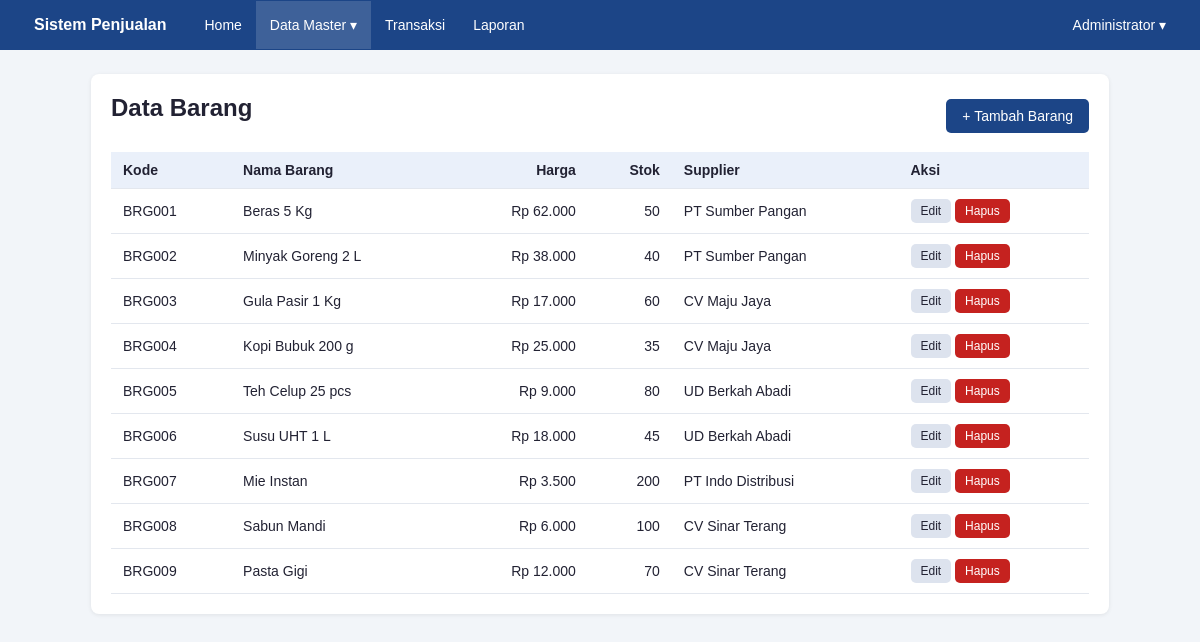
Screenshot of /Modul-8/25-113_Abdul_Rahman_Malik/barang.php (signed in) with the database file from the repository.
### tables this page shows
CREATE TABLE barang (
  id          INT AUTO_INCREMENT PRIMARY KEY,
  kode_barang VARCHAR(10) NOT NULL UNIQUE,
  nama_barang VARCHAR(100) NOT NULL,
  harga       INT NOT NULL,
  stok        INT NOT NULL DEFAULT 0,
  supplier_id INT NOT NULL,
  CONSTRAINT fk_barang_supplier FOREIGN KEY (supplier_id)
    REFERENCES supplier(id) ON DELETE RESTRICT ON UPDATE CASCADE
);

CREATE TABLE supplier (
  id     INT AUTO_INCREMENT PRIMARY KEY,
  nama   VARCHAR(100) NOT NULL,
  telp   VARCHAR(12),
  alamat TEXT
);

### Modul-8/25-113_Abdul_Rahman_Malik/fungsi.php (called while the page is built, shortened)
<?php
function e($teks)
{
    return htmlspecialchars((string)$teks, ENT_QUOTES, 'UTF-8');
}
function rupiah($angka)
{
    return 'Rp ' . number_format((int)$angka, 0, ',', '.');
}

### Modul-8/25-113_Abdul_Rahman_Malik/barang.php (the view, shortened to what this page needs)
<?php
require_once __DIR__ . '/midlewire.php';
$aksi      = $_GET['aksi'] ?? '';
$mode_form = in_array($aksi, ['tambah', 'edit'], true);
if ($mode_form) {
    $error = [];
    $supplier = $koneksi->query('SELECT id, nama FROM supplier ORDER BY nama')->fetch_all(MYSQLI_ASSOC);
    $id_supplier_valid = array_map('intval', array_column($supplier, 'id'));
    $id_edit   = (int)($_GET['id'] ?? ($_POST['id_asli'] ?? 0));
    $mode_edit = $id_edit > 0;
    if ($_SERVER['REQUEST_METHOD'] === 'POST') {
        cek_csrf();
        $kode        = strtoupper(trim($_POST['kode_barang'] ?? ''));
        $nama        = trim($_POST['nama_barang'] ?? '');
        $harga_txt   = trim($_POST['harga'] ?? '');
        $stok_txt    = trim($_POST['stok'] ?? '');
        $supplier_id = (int)($_POST['supplier_id'] ?? 0);
        if ($kode === '') {
            $error['kode_barang'] = 'Kode barang wajib diisi.';
        } elseif (!preg_match('/^[A-Z0-9_-]{1,10}$/', $kode)) {
            $error['kode_barang'] = 'Kode hanya huruf, angka, strip, dan garis bawah (maksimal 10 karakter).';
        } else {
            $cek = $koneksi->prepare('SELECT 1 FROM barang WHERE kode_barang = ? AND id <> ?');
            $cek->bind_param('si', $kode, $id_edit);
            $cek->execute();
            if ($cek->get_result()->num_rows > 0) {
                $error['kode_barang'] = 'Kode barang sudah dipakai.';
            }
        }
        if ($nama === '') {
            $error['nama_barang'] = 'Nama barang wajib diisi.';
        } elseif (panjang_teks($nama) > 100) {
            $error['nama_barang'] = 'Nama barang maksimal 100 karakter.';
        }
        if (!ctype_digit($harga_txt) || (int)$harga_txt < 1 || strlen($harga_txt) > 9) {
            $error['harga'] = 'Harga harus angka bulat lebih dari 0.';
        }
        if (!ctype_digit($stok_txt) || strlen($stok_txt) > 9) {
            $error['stok'] = 'Stok harus angka bulat, minimal 0.';
        }
        if (!in_array($supplier_id, $id_supplier_valid, true)) {
            $error['supplier_id'] = 'Pilih supplier yang valid.';
        }
        if (!$error) {
            $harga = (int)$harga_txt;
            $stok  = (int)$stok_txt;
            if ($mode_edit) {
                $st = $koneksi->prepare('UPDATE barang SET kode_barang = ?, nama_barang = ?, harga = ?, stok = ?, supplier_id = ? WHERE id = ?');
                $st->bind_param('ssiiii', $kode, $nama, $harga, $stok, $supplier_id, $id_edit);
                $pesan = 'Barang berhasil diperbarui.';
            } else {
                $st = $koneksi->prepare('INSERT INTO barang (kode_barang, nama_barang, harga, stok, supplier_id) VALUES (?, ?, ?, ?, ?)');
                $st->bind_param('ssiii', $kode, $nama, $harga, $stok, $supplier_id);
                $pesan = 'Barang berhasil ditambahkan.';
            }
            $st->execute();
            set_flash('sukses', $pesan);
            redirect('barang.php');
        }
        $data = ['kode_barang' => $kode, 'nama_barang' => $nama, 'harga' => $harga_txt, 'stok' => $stok_txt, 'supplier_id' => $supplier_id];
    } elseif ($mode_edit) {
        $st = $koneksi->prepare('SELECT kode_barang, nama_barang, harga, stok, supplier_id FROM barang WHERE id = ?');
        $st->bind_param('i', $id_edit);
        $st->execute();
        $data = $st->get_result()->fetch_assoc();
        if (!$data) {
            set_flash('error', 'Data barang tidak ditemukan.');
            redirect('barang.php');
        }
    } else {
        $data = ['kode_barang' => '', 'nama_barang' => '', 'harga' => '', 'stok' => '0', 'supplier_id' => 0];
    }
    $judul = $mode_edit ? 'Edit Barang' : 'Tambah Barang';
} else {
    $judul = 'Data Barang';
    $data = $koneksi->query(
        'SELECT b.*, s.nama AS nama_supplier
         FROM barang b
         LEFT JOIN supplier s ON s.id = b.supplier_id
         ORDER BY b.id ASC'
    )->fetch_all(MYSQLI_ASSOC);
}
require 'header.php';
if ($mode_form):
?>
<div class="kartu" style="max-width:560px">
    <h1><?= e($judul) ?></h1>
    <form action="" method="post">
        <?= csrf_input() ?>
        <input type="hidden" name="id_asli" value="<?= $mode_edit ? $id_edit : 0 ?>">
        <label for="kode_barang">Kode Barang</label>
        <input type="text" id="kode_barang" name="kode_barang" maxlength="10" value="<?= e($data['kode_barang']) ?>">
        <span class="error-field"><?= e($error['kode_barang'] ?? '') ?></span>
        <label for="nama_barang">Nama Barang</label>
        <input type="text" id="nama_barang" name="nama_barang" maxlength="100" value="<?= e($data['nama_barang']) ?>">
        <span class="error-field"><?= e($error['nama_barang'] ?? '') ?></span>
        <label for="harga">Harga (Rp)</label>
        <input type="number" id="harga" name="harga" min="1" step="1" value="<?= e($data['harga']) ?>">
        <span class="error-field"><?= e($error['harga'] ?? '') ?></span>
        <label for="stok">Stok</label>
        <input type="number" id="stok" name="stok" min="0" step="1" value="<?= e($data['stok']) ?>">
        <span class="error-field"><?= e($error['stok'] ?? '') ?></span>
        <label for="supplier_id">Supplier</label>
        <select id="supplier_id" name="supplier_id">
            <option value="">Pilih supplier</option>
            <?php foreach ($supplier as $s): ?>
                <option value="<?= (int)$s['id'] ?>" <?= (int)$data['supplier_id'] === (int)$s['id'] ? 'selected' : '' ?>><?= e($s['nama']) ?></option>
            <?php endforeach; ?>
        </select>
        <span class="error-field"><?= e($error['supplier_id'] ?? '') ?></span>
        <p>
            <button type="submit" class="btn btn-utama">Simpan</button>
            <a href="barang.php" class="btn">Batal</a>
        </p>
    </form>
</div>
<?php else: ?>
<div class="kartu">
    <div class="atas-tabel">
        <h1>Data Barang</h1>
        <a href="barang.php?aksi=tambah" class="btn btn-utama">+ Tambah Barang</a>
    </div>
    <div class="bungkus-tabel">
    <table>
        <tr><th>Kode</th><th>Nama Barang</th><th class="teks-kanan">Harga</th><th class="teks-kanan">Stok</th><th>Supplier</th><th>Aksi</th></tr>
        <?php foreach ($data as $r): ?>
        <tr>
            <td><?= e($r['kode_barang']) ?></td>
            <td><?= e($r['nama_barang']) ?></td>
            <td class="teks-kanan"><?= e(rupiah($r['harga'])) ?></td>
            <td class="teks-kanan"><?= (int)$r['stok'] ?></td>
            <td><?= e($r['nama_supplier'] ?? '-') ?></td>
            <td class="aksi">
                <a href="barang.php?aksi=edit&amp;id=<?= (int)$r['id'] ?>" class="btn btn-kecil">Edit</a>
                <form action="" method="post" class="inline"
                      onsubmit="return confirm('Hapus barang ini?')">
                    <button type="submit" class="btn btn-kecil btn-merah">Hapus</button>
                </form>
            </td>
        </tr>
        <?php endforeach; ?>
    </table>
    </div>
</div>
<?php endif; ?>
<?php require 'footer.php'; ?>

### Modul-8/25-113_Abdul_Rahman_Malik/style.css (style rules this page uses)
* { box-sizing: border-box; }
body { margin: 0; font-family: Arial, Helvetica, sans-serif; background: #f2f5f9; color: #223; }
a { color: #1a5fb4; }
.kartu { background: #fff; border-radius: 8px; padding: 20px; box-shadow: 0 1px 4px rgba(0,0,0,.08); margin-bottom: 20px; }
h1 { margin-top: 0; font-size: 24px; }
.bungkus-tabel { overflow-x: auto; }
table { width: 100%; border-collapse: collapse; background: #fff; }
th, td { padding: 10px 12px; border-bottom: 1px solid #e3e7ee; text-align: left; font-size: 14px; }
th { background: #eaf0fa; }
.teks-kanan { text-align: right; }
form.inline { display: inline; }
.btn { display: inline-block; padding: 9px 16px; border: 0; border-radius: 5px; cursor: pointer; font-size: 14px; text-decoration: none; background: #dde3ee; color: #223; }
.btn-utama { background: #1c4587; color: #fff; }
.btn-merah { background: #c5221f; color: #fff; }
.btn-kecil { padding: 5px 10px; font-size: 12px; }
.aksi { white-space: nowrap; }
.atas-tabel { display: flex; justify-content: space-between; align-items: center; margin-bottom: 14px; }

### rows the page displays
barang: kode_barang "BRG001", nama_barang "Beras 5 Kg", harga "Rp 62.000", stok "50", supplier.nama "PT Sumber Pangan"
barang: kode_barang "BRG002", nama_barang "Minyak Goreng 2 L", harga "Rp 38.000", stok "40", supplier.nama "PT Sumber Pangan"
barang: kode_barang "BRG003", nama_barang "Gula Pasir 1 Kg", harga "Rp 17.000", stok "60", supplier.nama "CV Maju Jaya"
barang: kode_barang "BRG004", nama_barang "Kopi Bubuk 200 g", harga "Rp 25.000", stok "35", supplier.nama "CV Maju Jaya"
barang: kode_barang "BRG005", nama_barang "Teh Celup 25 pcs", harga "Rp 9.000", stok "80", supplier.nama "UD Berkah Abadi"
barang: kode_barang "BRG006", nama_barang "Susu UHT 1 L", harga "Rp 18.000", stok "45", supplier.nama "UD Berkah Abadi"
barang: kode_barang "BRG007", nama_barang "Mie Instan", harga "Rp 3.500", stok "200", supplier.nama "PT Indo Distribusi"
barang: kode_barang "BRG008", nama_barang "Sabun Mandi", harga "Rp 6.000", stok "100", supplier.nama "CV Sinar Terang"
barang: kode_barang "BRG009", nama_barang "Pasta Gigi", harga "Rp 12.000", stok "70", supplier.nama "CV Sinar Terang"

### other values shown
$_SESSION['nama'] "Administrator"
